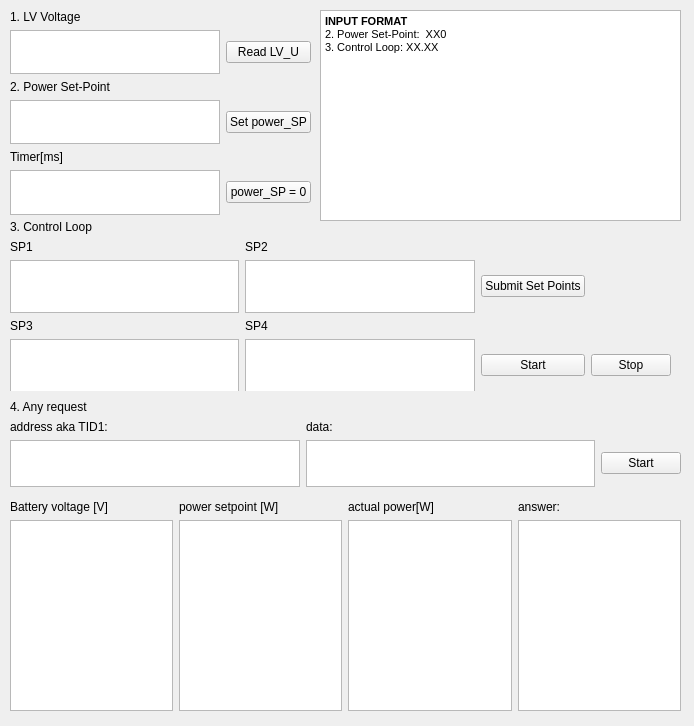
<?xml version="1.0" encoding="UTF-8"?>
<ui version="4.0">
 <class>MainWindow</class>
 <widget class="QWidget" name="MainWindow">
  <property name="geometry">
   <rect>
    <x>0</x>
    <y>0</y>
    <width>694</width>
    <height>726</height>
   </rect>
  </property>
  <property name="windowTitle">
   <string>MainWindow</string>
  </property>
  <widget class="QWidget" name="gridLayoutWidget">
   <property name="geometry">
    <rect>
     <x>10</x>
     <y>10</y>
     <width>301</width>
     <height>205</height>
    </rect>
   </property>
   <layout class="QGridLayout" name="gridLayout">
    <item row="1" column="0">
     <widget class="QTextBrowser" name="browser1"/>
    </item>
    <item row="3" column="0">
     <widget class="QLabel" name="label">
      <property name="text">
       <string>2. Power Set-Point</string>
      </property>
     </widget>
    </item>
    <item row="0" column="0">
     <widget class="QLabel" name="label_2">
      <property name="text">
       <string>1. LV Voltage</string>
      </property>
     </widget>
    </item>
    <item row="5" column="0">
     <widget class="QLabel" name="label_4">
      <property name="text">
       <string>Timer[ms]</string>
      </property>
     </widget>
    </item>
    <item row="4" column="0">
     <widget class="QPlainTextEdit" name="text2"/>
    </item>
    <item row="1" column="1">
     <widget class="QPushButton" name="pushButton1">
      <property name="text">
       <string>Read LV_U</string>
      </property>
     </widget>
    </item>
    <item row="4" column="1">
     <widget class="QPushButton" name="pushButton2">
      <property name="text">
       <string>Set power_SP</string>
      </property>
     </widget>
    </item>
    <item row="6" column="0">
     <widget class="QTextBrowser" name="browserTimer"/>
    </item>
    <item row="6" column="1">
     <widget class="QPushButton" name="pushButton2_1">
      <property name="text">
       <string>power_SP = 0</string>
      </property>
     </widget>
    </item>
   </layout>
  </widget>
  <widget class="QWidget" name="gridLayoutWidget_3">
   <property name="geometry">
    <rect>
     <x>10</x>
     <y>500</y>
     <width>671</width>
     <height>211</height>
    </rect>
   </property>
   <layout class="QGridLayout" name="gridLayout_3">
    <item row="0" column="1">
     <widget class="QLabel" name="label_7">
      <property name="text">
       <string>power setpoint [W]</string>
      </property>
     </widget>
    </item>
    <item row="1" column="2">
     <widget class="QTextBrowser" name="browserSP"/>
    </item>
    <item row="1" column="1">
     <widget class="QTextBrowser" name="browserI"/>
    </item>
    <item row="1" column="0">
     <widget class="QTextBrowser" name="browserU"/>
    </item>
    <item row="0" column="0">
     <widget class="QLabel" name="label_6">
      <property name="text">
       <string>Battery voltage [V]</string>
      </property>
     </widget>
    </item>
    <item row="0" column="2">
     <widget class="QLabel" name="label_8">
      <property name="text">
       <string>actual power[W]</string>
      </property>
     </widget>
    </item>
    <item row="1" column="3">
     <widget class="QTextBrowser" name="browser4"/>
    </item>
    <item row="0" column="3">
     <widget class="QLabel" name="label_12">
      <property name="text">
       <string>answer:</string>
      </property>
     </widget>
    </item>
   </layout>
  </widget>
  <widget class="QTextBrowser" name="browserEmergency">
   <property name="geometry">
    <rect>
     <x>320</x>
     <y>10</y>
     <width>361</width>
     <height>211</height>
    </rect>
   </property>
   <property name="html">
    <string>&lt;!DOCTYPE HTML PUBLIC &quot;-//W3C//DTD HTML 4.0//EN&quot; &quot;http://www.w3.org/TR/REC-html40/strict.dtd&quot;&gt;
&lt;html&gt;&lt;head&gt;&lt;meta name=&quot;qrichtext&quot; content=&quot;1&quot; /&gt;&lt;style type=&quot;text/css&quot;&gt;
p, li { white-space: pre-wrap; }
&lt;/style&gt;&lt;/head&gt;&lt;body style=&quot; font-family:'MS Shell Dlg 2'; font-size:8pt; font-weight:400; font-style:normal;&quot;&gt;
&lt;p style=&quot; margin-top:0px; margin-bottom:0px; margin-left:0px; margin-right:0px; -qt-block-indent:0; text-indent:0px;&quot;&gt;&lt;span style=&quot; font-weight:600;&quot;&gt;INPUT FORMAT&lt;/span&gt;&lt;/p&gt;
&lt;p style=&quot; margin-top:0px; margin-bottom:0px; margin-left:0px; margin-right:0px; -qt-block-indent:0; text-indent:0px;&quot;&gt;2. Power Set-Point:  XX0 &lt;/p&gt;
&lt;p style=&quot; margin-top:0px; margin-bottom:0px; margin-left:0px; margin-right:0px; -qt-block-indent:0; text-indent:0px;&quot;&gt;3. Control Loop: XX.XX&lt;/p&gt;
&lt;p style=&quot;-qt-paragraph-type:empty; margin-top:0px; margin-bottom:0px; margin-left:0px; margin-right:0px; -qt-block-indent:0; text-indent:0px; font-weight:600;&quot;&gt;&lt;br /&gt;&lt;/p&gt;&lt;/body&gt;&lt;/html&gt;</string>
   </property>
  </widget>
  <widget class="QWidget" name="gridLayoutWidget_2">
   <property name="geometry">
    <rect>
     <x>10</x>
     <y>400</y>
     <width>671</width>
     <height>87</height>
    </rect>
   </property>
   <layout class="QGridLayout" name="gridLayout_2">
    <item row="0" column="0">
     <widget class="QLabel" name="label_9">
      <property name="text">
       <string>4. Any request</string>
      </property>
     </widget>
    </item>
    <item row="2" column="1">
     <widget class="QTextEdit" name="text42"/>
    </item>
    <item row="2" column="0">
     <widget class="QTextEdit" name="text41"/>
    </item>
    <item row="2" column="2">
     <widget class="QPushButton" name="pushButton4">
      <property name="text">
       <string>Start</string>
      </property>
     </widget>
    </item>
    <item row="1" column="0">
     <widget class="QLabel" name="label_10">
      <property name="text">
       <string>address aka TID1:</string>
      </property>
     </widget>
    </item>
    <item row="1" column="1">
     <widget class="QLabel" name="label_11">
      <property name="text">
       <string>data:</string>
      </property>
     </widget>
    </item>
   </layout>
  </widget>
  <widget class="QWidget" name="gridLayoutWidget_4">
   <property name="geometry">
    <rect>
     <x>10</x>
     <y>220</y>
     <width>661</width>
     <height>171</height>
    </rect>
   </property>
   <layout class="QGridLayout" name="gridLayout_4">
    <item row="4" column="1">
     <widget class="QLabel" name="label_14">
      <property name="text">
       <string>SP4</string>
      </property>
     </widget>
    </item>
    <item row="2" column="0">
     <widget class="QPlainTextEdit" name="textSP1"/>
    </item>
    <item row="1" column="1">
     <widget class="QLabel" name="label_16">
      <property name="text">
       <string>SP2</string>
      </property>
     </widget>
    </item>
    <item row="1" column="0">
     <widget class="QLabel" name="label_15">
      <property name="text">
       <string>SP1</string>
      </property>
     </widget>
    </item>
    <item row="0" column="0">
     <widget class="QLabel" name="label_3">
      <property name="text">
       <string>3. Control Loop</string>
      </property>
     </widget>
    </item>
    <item row="6" column="0">
     <widget class="QPlainTextEdit" name="textSP3"/>
    </item>
    <item row="6" column="1">
     <widget class="QPlainTextEdit" name="textSP4"/>
    </item>
    <item row="4" column="0">
     <widget class="QLabel" name="label_13">
      <property name="text">
       <string>SP3</string>
      </property>
     </widget>
    </item>
    <item row="2" column="1">
     <widget class="QPlainTextEdit" name="textSP2"/>
    </item>
    <item row="2" column="2">
     <widget class="QPushButton" name="pushButtonSP">
      <property name="text">
       <string>Submit Set Points</string>
      </property>
     </widget>
    </item>
    <item row="6" column="2">
     <widget class="QPushButton" name="pushButtonStart">
      <property name="text">
       <string>Start</string>
      </property>
     </widget>
    </item>
    <item row="6" column="3">
     <widget class="QPushButton" name="pushButtonStop">
      <property name="text">
       <string>Stop</string>
      </property>
     </widget>
    </item>
   </layout>
  </widget>
 </widget>
 <resources/>
 <connections/>
</ui>
